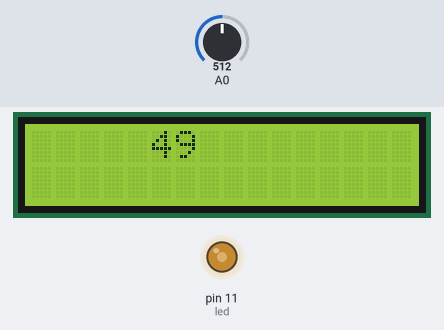
Simulated run of this sketch. Board: Arduino Uno, built with avr-gcc and run on an emulated ATmega328P. Shown: 16×2 character LCD, output pins drawn as LEDs (lit = HIGH). The test bench sets the inputs (shaded band); at power-on: A0 = 512.

Above: at 1.2 s.
1.3 s: A0 set to 716
At 1.6 s:
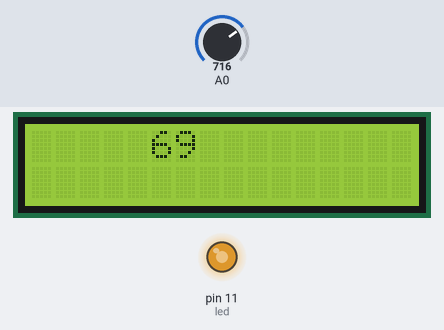
2.8 s: A0 set to 900
At 4.0 s:
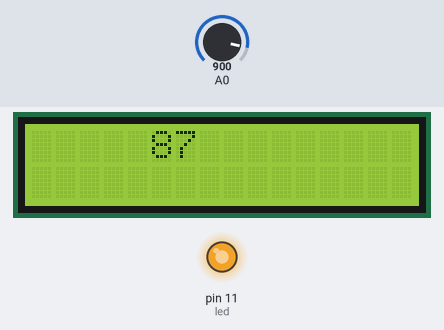
4.3 s: A0 set to 122
At 5.1 s:
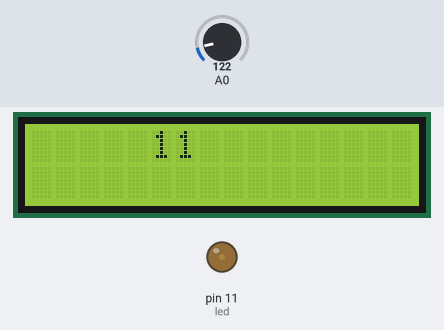
5.8 s: A0 set to 0
At 6.2 s:
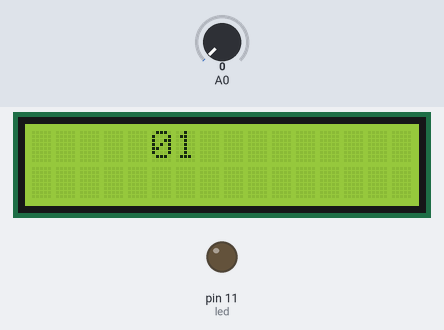
7.3 s: A0 set to 511
At 8.6 s:
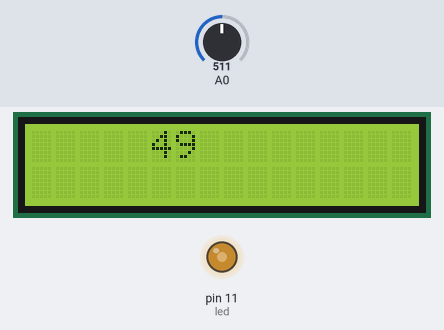
Timing chart, 0 to 9.8 s (numbered marks = the images above; inputs shaded):
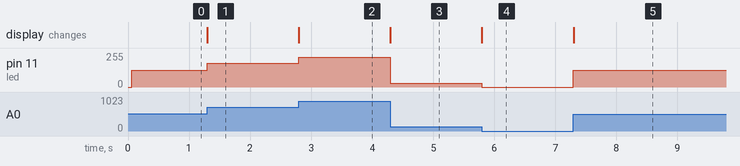

Measured:
- after the input at 1.3 s, pin 11 (led): 127/255 → 178/255 at once; the display: changes at once (image 1)
- after the input at 2.8 s, pin 11 (led): 178/255 → 224/255 at once; the display: changes at once (image 2)
- after the input at 4.3 s, pin 11 (led): 224/255 → 30/255 at once; the display: changes at once (image 3)
- after the input at 5.8 s, pin 11 (led): 30/255 → 0/255 at once; the display: changes at once (image 4)
- after the input at 7.3 s, pin 11 (led): 0/255 → 127/255 at once; the display: changes at once (image 5)

The sketch:

code.ino
```cpp
#include <LiquidCrystal.h>
int RS= 8, Enable = 9, D4= 4, D5=5, D6= 6, D7 =7;
LiquidCrystal lcd(RS, Enable, D4, D5, D6, D7);
int led = 11;
int led_value;
int percent;

void setup()
{
  pinMode(led, OUTPUT);
  lcd.begin(16,2);
  /*
  lcd.setCursor(5,0) ; // 0 = col; 1= row
  lcd.print("hello");
  lcd.setCursor(5,1);
  lcd.print("world");
  */

}

void loop()
{
  led_value = analogRead(A0);
  led_value = map(led_value,0,1023,0,255);
//  percent = (int) (led_value/2.55f);
  percent = map(led_value, 0,255,0,100);
  analogWrite(led, led_value);
  lcd.setCursor(5,0);
  lcd.print(percent);

}
```
